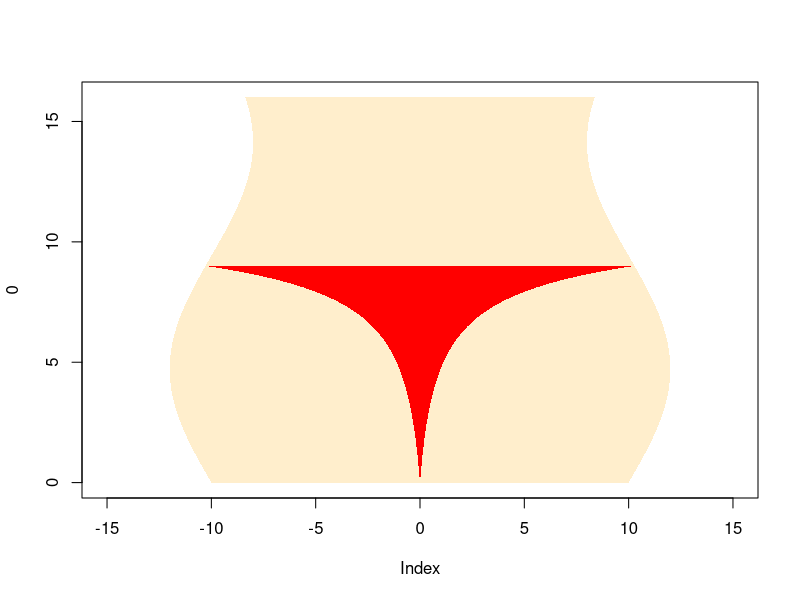

This figure's R source:
xrange = c(-15, 15)
yrange = c(0, 16)
plot(0, xlim = xrange, ylim = yrange, type = "n")
#plot(xrange, yrange, type="n", ann=FALSE, axes=FALSE)
yr = seq(yrange[1], yrange[2], len = 50)
offsetFn = function(y) {
    2 * sin(0 + y/3)
}
offset = offsetFn(yr)
leftE = function(y) {
    -10 - offsetFn(y)
}
rightE = function(y) {
    10 + offsetFn(y)
}
xp = c(leftE(yr), rev(rightE(yr)))
yp = c(yr, rev(yr))
polygon(xp, yp, col = "#ffeecc", border = NA)
h = 9
xt = seq(0, rightE(h), len = 100)
yt = log(1 + log(1 + log(xt + 1)))
yt = yt - min(yt)
yt = h * yt/max(yt)
x = c(leftE(h), rightE(h), rev(xt), -xt)
y = c(h, h, rev(yt), yt)
polygon(x, y, col = "red", border = NA)
